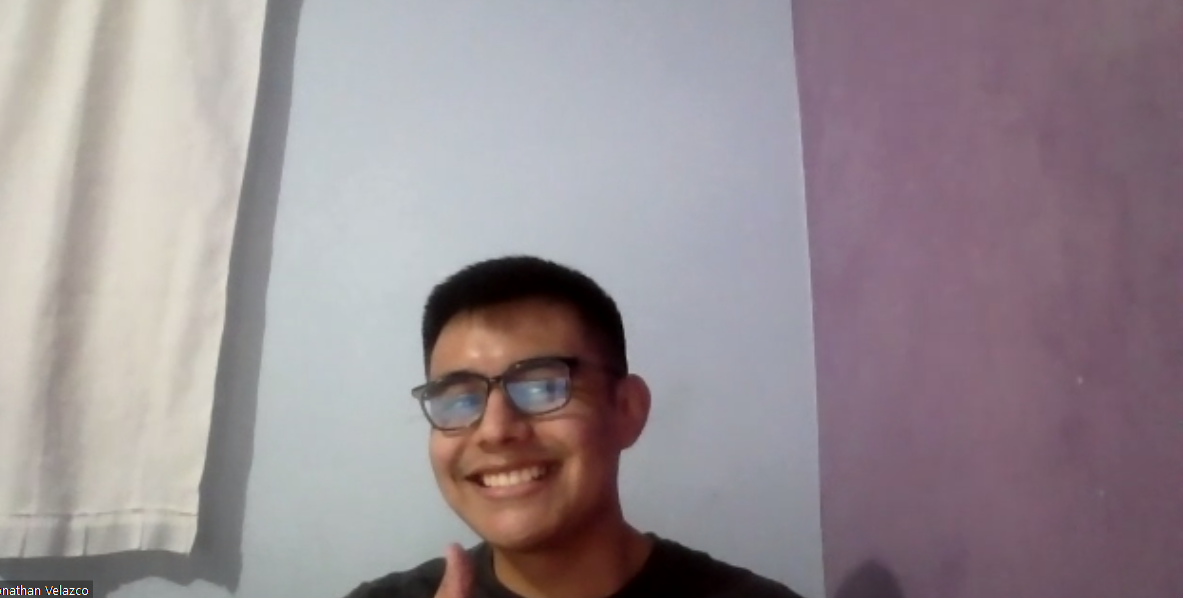
#> input picture El jony.png, 1183 x 598 px
$ python prueba-faceRK.py
#> lines starting #> are read from the running program, lines starting #| are printed output that depends on the picture; after the words box and inside, x2 and y2 are one past the last pixel; in counts of white or black regions, pixels touching at a corner belong together
import cv2

Algoritmo_dr = cv2.CascadeClassifier(cv2.data.haarcascades + 'haarcascade_frontalface_default.xml')

Img_t = cv2.imread('El jony.png', 0)
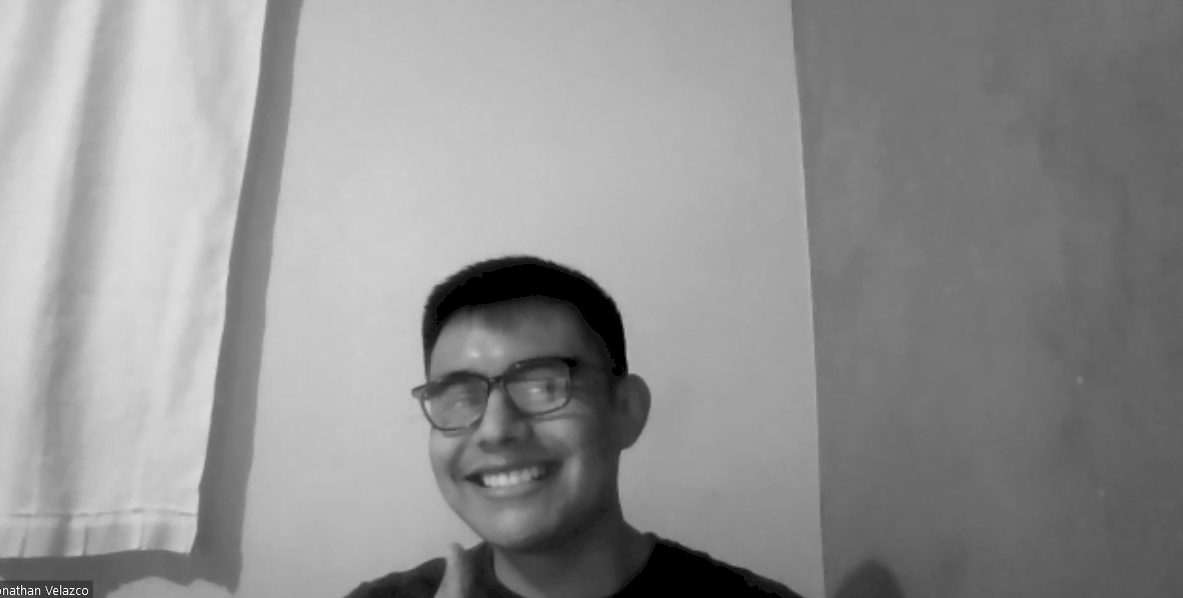
#> Img_t: shape (598, 1183); min 0, max 255, mean 145.8

# image = cv2.imread('El jony.png')

# Imagen a escala de grises
Img_g = cv2.cvtColor(Img_t, cv2.COLOR_BGR2RGB)

# Deteccion del rostro de la imagen
Deteccion_r = Algoritmo_dr.detectMultiScale(Img_g, 1.32, 5)
#> Deteccion_r = [[380, 292, 235, 235]]


for (x,y,w,h) in Deteccion_r:
  cv2.rectangle(Img_t,(x,y),(x+w,y+h),(0,255,0),2)
#> this loop made 1 pass
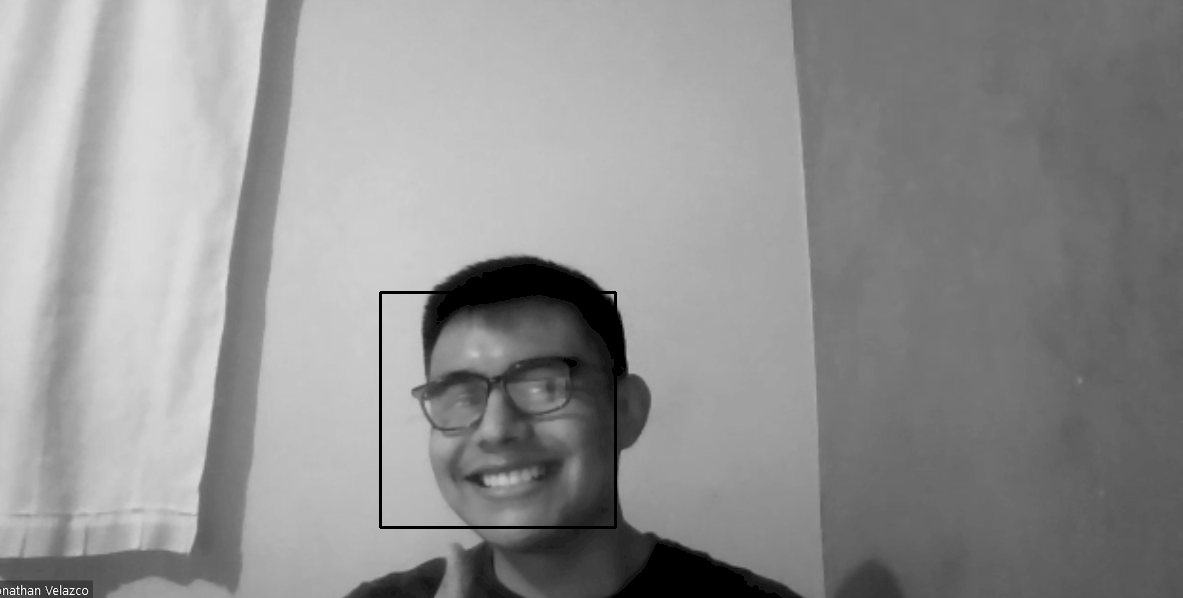
#> Img_t: shape (598, 1183); 0.31% of pixels changed, all inside (x1, y1, x2, y2) = (379, 291, 617, 529)


cv2.imshow('image',Img_t)
cv2.waitKey(0)
cv2.destroyAllWindows()

$ run again, with amigos.jpg saved as El jony.png
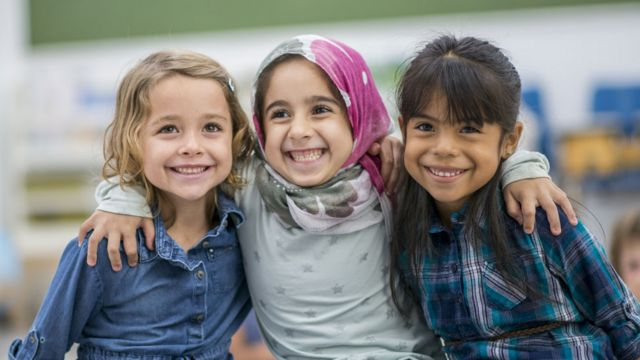
#> input picture amigos.jpg, 640 x 360 px
#> `Img_t = cv2.imread('El jony.png', 0)`:
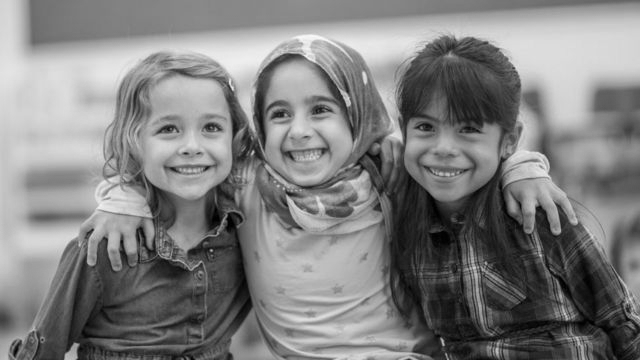
#> Img_t: shape (360, 640); min 0, max 250, mean 127.4
#> Deteccion_r = [[243, 68, 112, 112], [132, 83, 116, 116]]
#> the loop `for (x,y,w,h) in Deteccion_r:` made 2 passes
#> after the loop `for (x,y,w,h) in Deteccion_r:`:
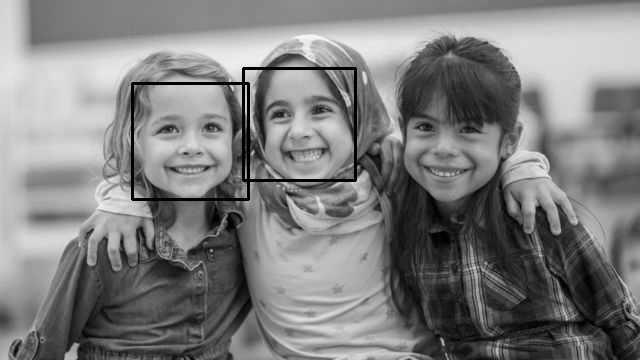
#> Img_t: shape (360, 640); 1.18% of pixels changed, all inside (x1, y1, x2, y2) = (131, 67, 357, 201)

$ run again, with yolo.jpg saved as El jony.png
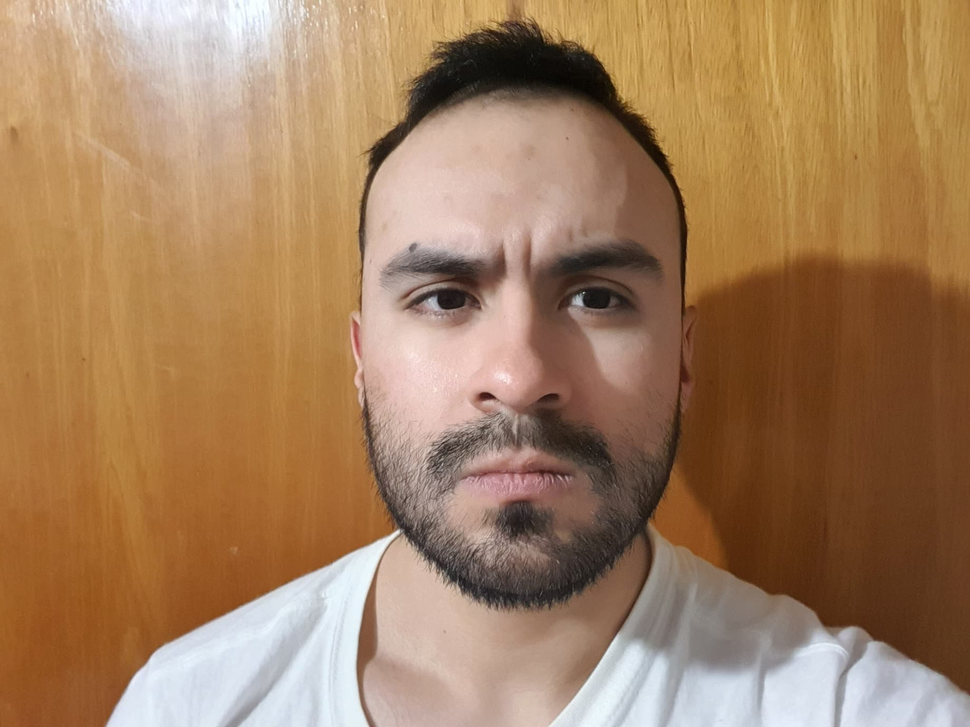
#> input picture yolo.jpg, 970 x 727 px, shrunk from 1840 x 1380 before the run
#> `Img_t = cv2.imread('El jony.png', 0)`:
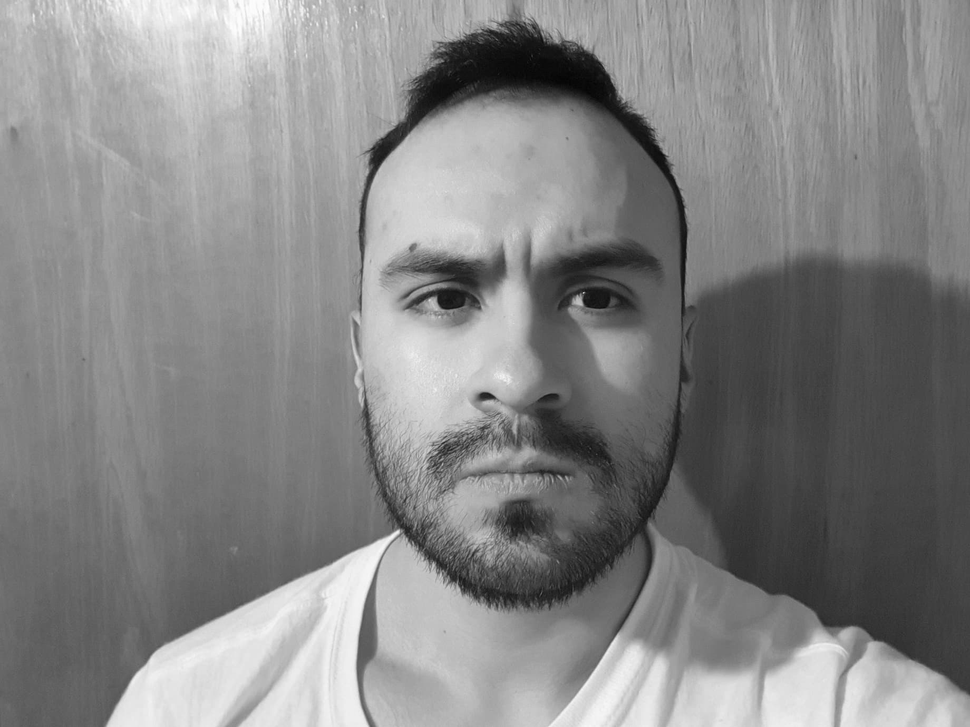
#> Img_t: shape (727, 970); min 4, max 254, mean 133.6
#> Deteccion_r = [[310, 129, 424, 424]]
#> the loop `for (x,y,w,h) in Deteccion_r:` made 1 pass
#> after the loop `for (x,y,w,h) in Deteccion_r:`:
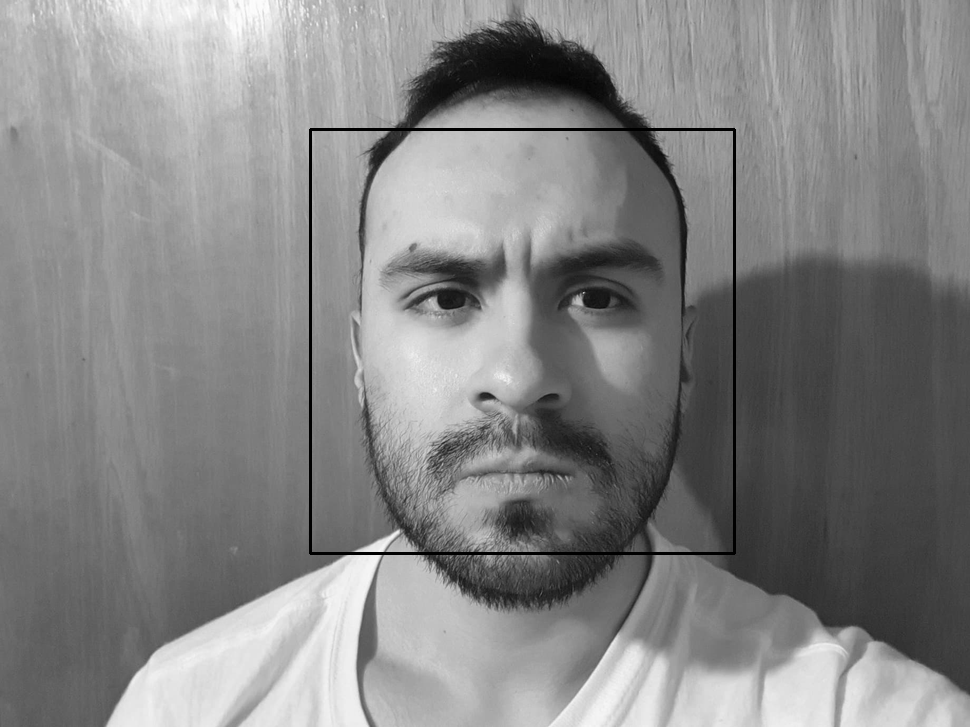
#> Img_t: shape (727, 970); 0.72% of pixels changed, all inside (x1, y1, x2, y2) = (309, 128, 736, 555)

$ run again, with yolo2.jpg saved as El jony.png
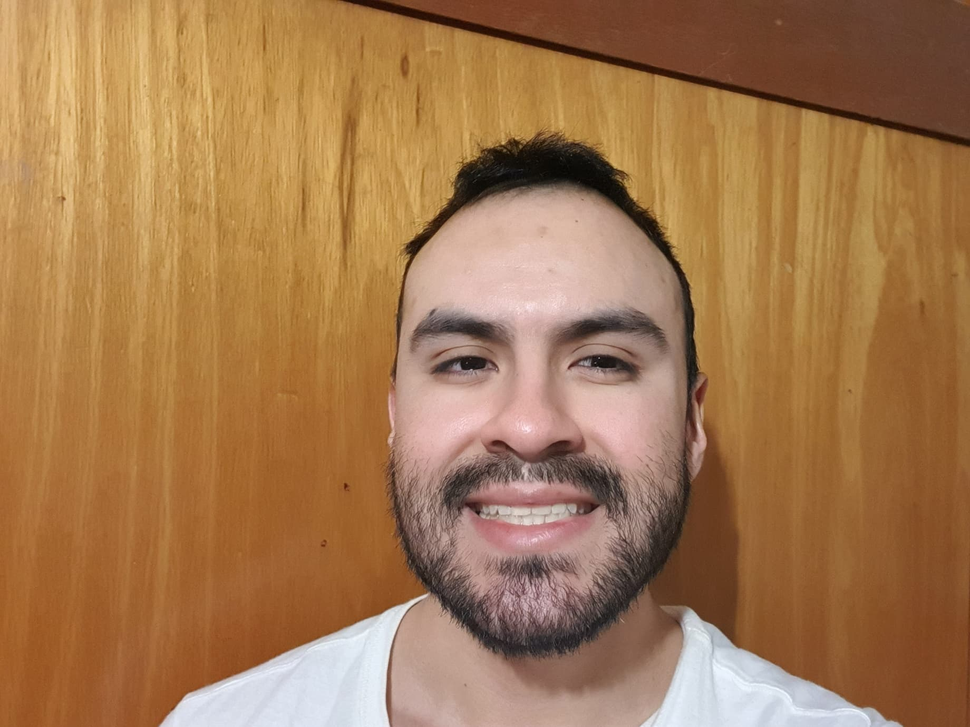
#> input picture yolo2.jpg, 970 x 727 px, shrunk from 1840 x 1380 before the run
#> `Img_t = cv2.imread('El jony.png', 0)`:
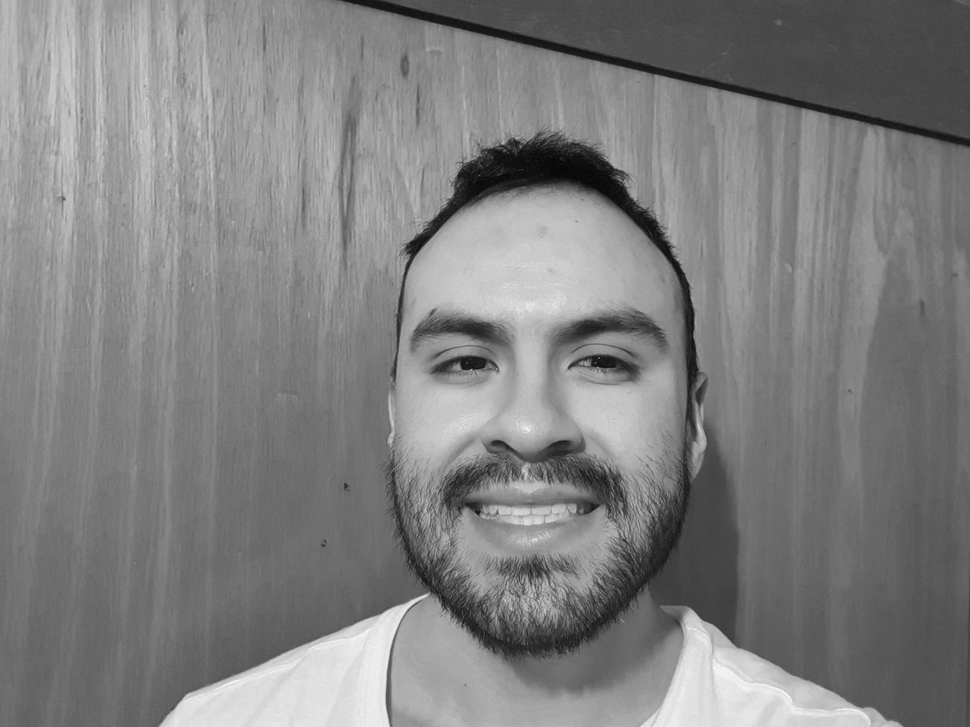
#> Img_t: shape (727, 970); min 5, max 247, mean 128.3
#> Deteccion_r = [[337, 202, 394, 394]]
#> the loop `for (x,y,w,h) in Deteccion_r:` made 1 pass
#> after the loop `for (x,y,w,h) in Deteccion_r:`:
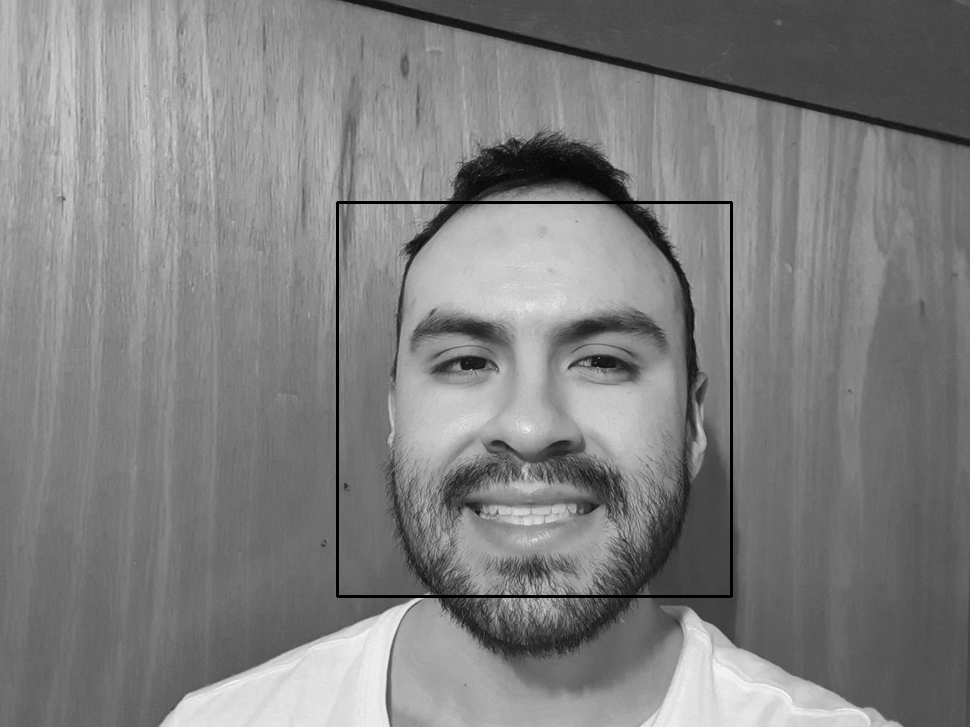
#> Img_t: shape (727, 970); 0.67% of pixels changed, all inside (x1, y1, x2, y2) = (336, 201, 733, 598)
